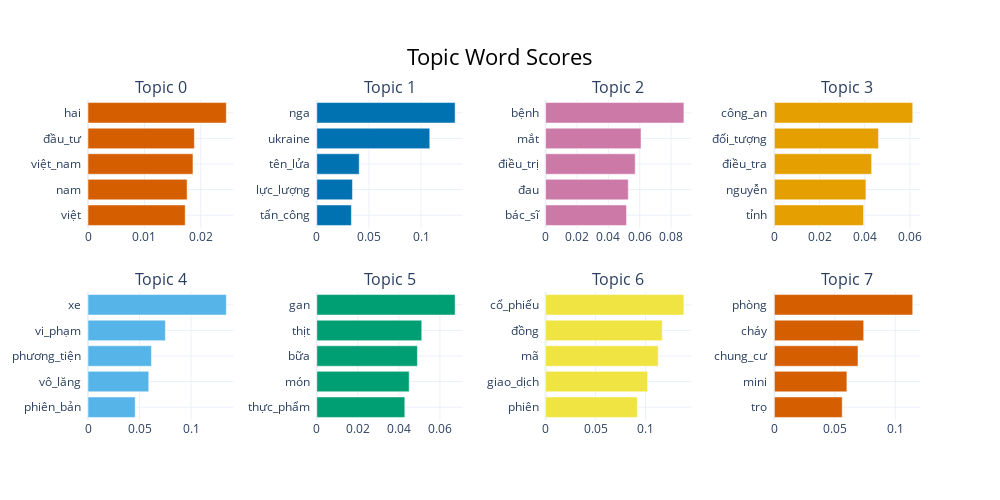

Notebook cell for this chart:
### Markdown cell above
### Visualize Terms
- Chúng ta có thể trực quan hóa các từ được chọn cho một số chủ đề bằng cách tạo biểu đồ cột từ điểm c-TF-IDF cho mỗi biểu đồ đại diện chủ đề. Có thể thu thập thông tin từ các điểm c-TF-IDF tương đối giữa các chủ đề và bên trong chúng. Hơn nữa, bạn có thể dễ dàng so sánh các biểu đồ đại diện chủ đề với nhau. Để trực quan hóa cấu trúc này, hãy chạy đoạn mã sau:

### Code cell
topic_model.visualize_barchart()

### Figure 1 — Plotly figure (JSON) as saved in the notebook; plotly's stock layout.template omitted (floating-point values rounded to 4 significant figures)
{"data": [{"marker": {"color": "#D55E00"}, "orientation": "h", "type": "bar", "x": [0.01722, 0.01756, 0.0186, 0.01885, 0.02452], "xaxis": "x", "y": ["việt  ", "nam  ", "việt_nam  ", "đầu_tư  ", "hai  "], "yaxis": "y"}, {"marker": {"color": "#0072B2"}, "orientation": "h", "type": "bar", "x": [0.03318, 0.03421, 0.04069, 0.1084, 0.1327], "xaxis": "x2", "y": ["tấn_công  ", "lực_lượng  ", "tên_lửa  ", "ukraine  ", "nga  "], "yaxis": "y2"}, {"marker": {"color": "#CC79A7"}, "orientation": "h", "type": "bar", "x": [0.05159, 0.0527, 0.05713, 0.06081, 0.08817], "xaxis": "x3", "y": ["bác_sĩ  ", "đau  ", "điều_trị  ", "mắt  ", "bệnh  "], "yaxis": "y3"}, {"marker": {"color": "#E69F00"}, "orientation": "h", "type": "bar", "x": [0.03947, 0.04052, 0.04305, 0.04607, 0.06125], "xaxis": "x4", "y": ["tỉnh  ", "nguyễn  ", "điều_tra  ", "đối_tượng  ", "công_an  "], "yaxis": "y4"}, {"marker": {"color": "#56B4E9"}, "orientation": "h", "type": "bar", "x": [0.04581, 0.05893, 0.06153, 0.07505, 0.1342], "xaxis": "x5", "y": ["phiên_bản  ", "vô_lăng  ", "phương_tiện  ", "vi_phạm  ", "xe  "], "yaxis": "y5"}, {"marker": {"color": "#009E73"}, "orientation": "h", "type": "bar", "x": [0.04289, 0.04501, 0.04902, 0.05114, 0.06741], "xaxis": "x6", "y": ["thực_phẩm  ", "món  ", "bữa  ", "thịt  ", "gan  "], "yaxis": "y6"}, {"marker": {"color": "#F0E442"}, "orientation": "h", "type": "bar", "x": [0.09163, 0.102, 0.1126, 0.1166, 0.1383], "xaxis": "x7", "y": ["phiên  ", "giao_dịch  ", "mã  ", "đồng  ", "cổ_phiếu  "], "yaxis": "y7"}, {"marker": {"color": "#D55E00"}, "orientation": "h", "type": "bar", "x": [0.05607, 0.05995, 0.06912, 0.07382, 0.1144], "xaxis": "x8", "y": ["trọ  ", "mini  ", "chung_cư  ", "cháy  ", "phòng  "], "yaxis": "y8"}], "layout": {"annotations": [{"font": {"size": 16}, "showarrow": false, "text": "Topic 0", "x": 0.0875, "xanchor": "center", "xref": "paper", "y": 1, "yanchor": "bottom", "yref": "paper"}, {"font": {"size": 16}, "showarrow": false, "text": "Topic 1", "x": 0.3625, "xanchor": "center", "xref": "paper", "y": 1, "yanchor": "bottom", "yref": "paper"}, {"font": {"size": 16}, "showarrow": false, "text": "Topic 2", "x": 0.6375, "xanchor": "center", "xref": "paper", "y": 1, "yanchor": "bottom", "yref": "paper"}, {"font": {"size": 16}, "showarrow": false, "text": "Topic 3", "x": 0.9125, "xanchor": "center", "xref": "paper", "y": 1, "yanchor": "bottom", "yref": "paper"}, {"font": {"size": 16}, "showarrow": false, "text": "Topic 4", "x": 0.0875, "xanchor": "center", "xref": "paper", "y": 0.4, "yanchor": "bottom", "yref": "paper"}, {"font": {"size": 16}, "showarrow": false, "text": "Topic 5", "x": 0.3625, "xanchor": "center", "xref": "paper", "y": 0.4, "yanchor": "bottom", "yref": "paper"}, {"font": {"size": 16}, "showarrow": false, "text": "Topic 6", "x": 0.6375, "xanchor": "center", "xref": "paper", "y": 0.4, "yanchor": "bottom", "yref": "paper"}, {"font": {"size": 16}, "showarrow": false, "text": "Topic 7", "x": 0.9125, "xanchor": "center", "xref": "paper", "y": 0.4, "yanchor": "bottom", "yref": "paper"}], "height": 500, "hoverlabel": {"bgcolor": "white", "font": {"family": "Rockwell", "size": 16}}, "showlegend": false, "title": {"font": {"color": "Black", "size": 22}, "text": "Topic Word Scores", "x": 0.5, "xanchor": "center", "yanchor": "top"}, "width": 1000, "xaxis": {"anchor": "y", "domain": [0, 0.175], "showgrid": true}, "xaxis2": {"anchor": "y2", "domain": [0.275, 0.45], "showgrid": true}, "xaxis3": {"anchor": "y3", "domain": [0.55, 0.725], "showgrid": true}, "xaxis4": {"anchor": "y4", "domain": [0.825, 1], "showgrid": true}, "xaxis5": {"anchor": "y5", "domain": [0, 0.175], "showgrid": true}, "xaxis6": {"anchor": "y6", "domain": [0.275, 0.45], "showgrid": true}, "xaxis7": {"anchor": "y7", "domain": [0.55, 0.725], "showgrid": true}, "xaxis8": {"anchor": "y8", "domain": [0.825, 1], "showgrid": true}, "yaxis": {"anchor": "x", "domain": [0.6, 1], "showgrid": true}, "yaxis2": {"anchor": "x2", "domain": [0.6, 1], "showgrid": true}, "yaxis3": {"anchor": "x3", "domain": [0.6, 1], "showgrid": true}, "yaxis4": {"anchor": "x4", "domain": [0.6, 1], "showgrid": true}, "yaxis5": {"anchor": "x5", "domain": [0, 0.4], "showgrid": true}, "yaxis6": {"anchor": "x6", "domain": [0, 0.4], "showgrid": true}, "yaxis7": {"anchor": "x7", "domain": [0, 0.4], "showgrid": true}, "yaxis8": {"anchor": "x8", "domain": [0, 0.4], "showgrid": true}}}
